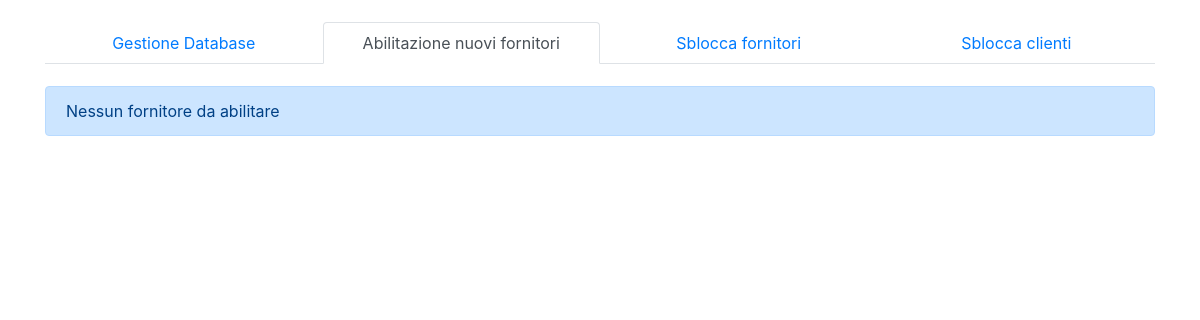
The app's page /FoodCampus/admin/enable-supplier.php (signed in), older data.
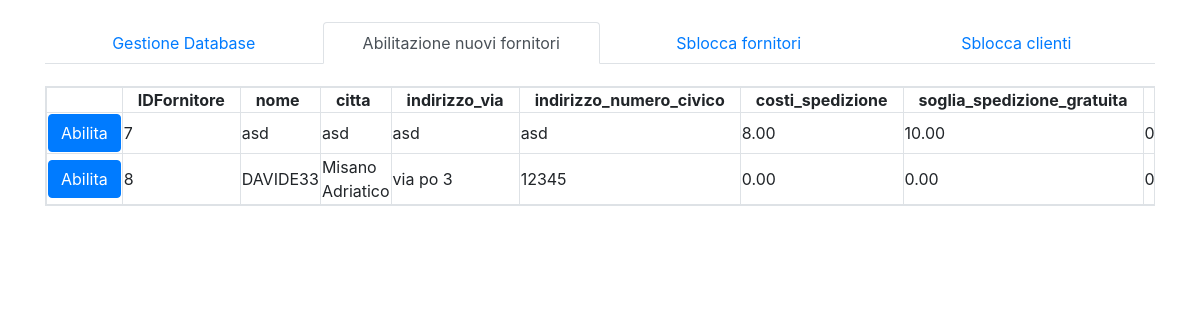
The same page, newer data.
### tables this page shows
CREATE TABLE `fornitore` (
  `IDFornitore` int(11) NOT NULL,
  `nome` varchar(30) NOT NULL,
  `citta` varchar(30) NOT NULL,
  `indirizzo_via` varchar(30) NOT NULL,
  `indirizzo_numero_civico` varchar(11) NOT NULL,
  `costi_spedizione` decimal(4,2) NOT NULL,
  `soglia_spedizione_gratuita` decimal(4,2) DEFAULT NULL,
  `abilitato` tinyint(1) NOT NULL,
  `email` varchar(30) NOT NULL,
  `sito_web` varchar(60) DEFAULT NULL,
  `partita_iva` bigint(11) NOT NULL,
  `immagine` varchar(128) DEFAULT NULL,
  `password` varchar(128) NOT NULL,
  `salt` char(128) NOT NULL,
  `bloccato` bit(1) NOT NULL DEFAULT b'0'
);

### FoodCampus/admin/enable-supplier.php (the view, shortened to what this page needs)
<?php
    $sqlColumnName = "SELECT COLUMN_NAME FROM INFORMATION_SCHEMA.COLUMNS WHERE TABLE_NAME = 'fornitore'";
    $resultColumnName = $GLOBALS["conn"]->query($sqlColumnName);
    $sqlRows = "SELECT * FROM fornitore WHERE abilitato = FALSE";
    $resultRows = $GLOBALS["conn"]->query($sqlRows);
?>
<!DOCTYPE html>
<html lang="it-IT">
	<head>
		<link rel="stylesheet" href="https://maxcdn.bootstrapcdn.com/bootstrap/4.1.3/css/bootstrap.min.css">
		<link rel="stylesheet" href="https://use.fontawesome.com/releases/v5.6.1/css/all.css">
		<link rel="stylesheet" type="text/css" href="css/style.css">
	</head>
	<body>
		<div class="container">
			<?php include_once("php/navtab.php") ?>
			<div class="row">
				<div id="enable-supplier" class="col-lg-12">
					<?php
						if($resultRows->num_rows == 0) {
							echo "<div class='alert alert-primary' role='alert'>Nessun fornitore da abilitare</div>";
						} else {
							$columnsName = array();
						    echo "<div class='table-responsive table-bordered'><table class='table-hover'><tr><th></th>";
						    while($row = mysqli_fetch_array($resultColumnName)) {
						        echo "<th>".$row["COLUMN_NAME"]."</th>";
						        array_push($columnsName, $row["COLUMN_NAME"]);
						    }
						    echo "</tr>";
						    while($row = mysqli_fetch_array($resultRows)) {
						        echo "<tr id='".$row["IDFornitore"]."''>";
						        echo "<td><button type='button' class='btn btn-primary enable-supplier-button' value='".$row["IDFornitore"]."'>Abilita</button></td>";
						        foreach($columnsName as $columnName) {
						            echo "<td>".$row[$columnName]."</td>";
						        }
						        echo "</tr>";
						    }
						    echo "</table></div>";
						}
					?>
		        </div>
			</div>
		</div>
	</body>
</html>

### FoodCampus/admin/php/navtab.php
<nav>
	<ul class="nav nav-tabs nav-justified" role="tablist">
	  <li id="managerDB" class="nav-item"><a class="nav-link" href="manage-database.php">Gestione Database</a></li>
	  <li id="enableSupplier" class="nav-item"><a class="nav-link" href="enable-supplier.php">Abilitazione nuovi fornitori</a></li>
	  <li id="blockedSupplier" class="nav-item"><a class="nav-link" href="blocked-supplier.php">Sblocca fornitori</a></li>
	  <li id="blockedCustomer" class="nav-item"><a class="nav-link" href="blocked-customer.php">Sblocca clienti</a></li>
	</ul>
</nav>

### FoodCampus/admin/css/style.css (style rules this page uses)
.container > nav { padding: 2% 0; }
table th { padding: 0 15px; }

Row changes from the older to the newer data that the page shows:
added fornitore: IDFornitore "7", nome "asd", citta "asd", indirizzo_via "asd", indirizzo_numero_civico "asd", costi_spedizione "8.00", soglia_spedizione_gratuita "10.00", abilitato "0"
added fornitore: IDFornitore "8", nome "DAVIDE33", citta "Misano Adriatico", indirizzo_via "via po 3", indirizzo_numero_civico "12345", costi_spedizione "0.00", soglia_spedizione_gratuita "0.00", abilitato "0"
Text that changed along with them:
new list line: "IDFornitore"
new list line: "nome"
new list line: "citta"
new list line: "indirizzo_via"
new list line: "indirizzo_numero_civico"
new list line: "costi_spedizione"
new list line: "soglia_spedizione_gratuita"
text no longer shown: "Nessun fornitore da abilitare"
